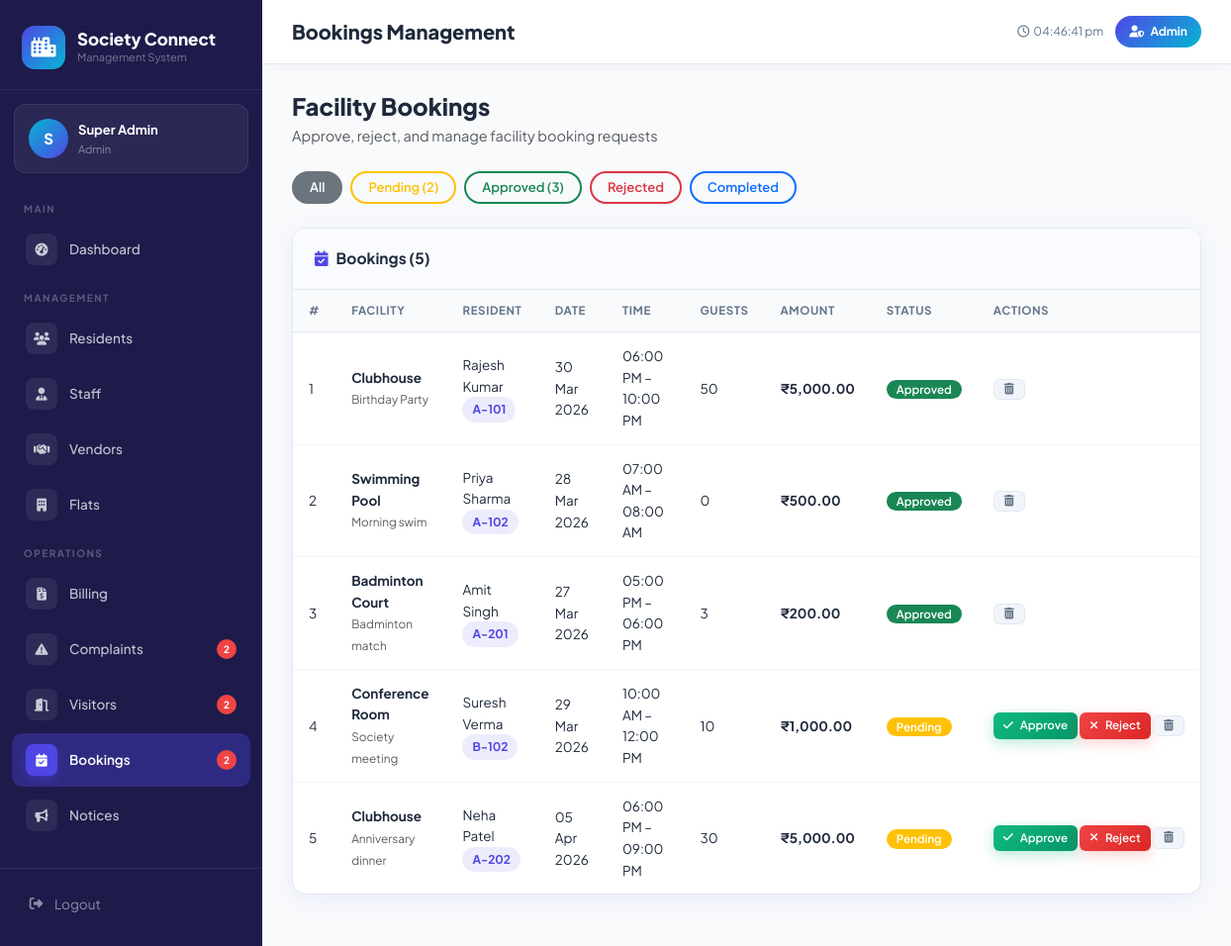
The app's page /admin/bookings.php (signed in) with its own data.
### tables this page shows
CREATE TABLE `bookings` (
  `id`           INT          UNSIGNED AUTO_INCREMENT PRIMARY KEY,
  `facility_id`  INT          UNSIGNED NOT NULL,
  `resident_id`  INT          UNSIGNED NOT NULL,
  `flat_id`      INT          UNSIGNED NOT NULL,
  `booking_date` DATE         NOT NULL,
  `start_time`   TIME         NOT NULL,
  `end_time`     TIME         NOT NULL,
  `guests_count` INT          DEFAULT 0,
  `purpose`      VARCHAR(200) DEFAULT NULL,
  `status`       ENUM('pending','approved','rejected','cancelled','completed') DEFAULT 'pending',
  `amount`       DECIMAL(10,2) DEFAULT 0.00,
  `notes`        TEXT         DEFAULT NULL,
  `created_at`   TIMESTAMP    DEFAULT CURRENT_TIMESTAMP,
  FOREIGN KEY (`facility_id`)  REFERENCES `facilities`(`id`) ON DELETE CASCADE,
  FOREIGN KEY (`resident_id`)  REFERENCES `residents`(`id`)  ON DELETE CASCADE,
  FOREIGN KEY (`flat_id`)      REFERENCES `flats`(`id`)      ON DELETE CASCADE
);

CREATE TABLE `facilities` (
  `id`           INT          UNSIGNED AUTO_INCREMENT PRIMARY KEY,
  `name`         VARCHAR(150) NOT NULL,
  `description`  TEXT         DEFAULT NULL,
  `capacity`     INT          DEFAULT 0,
  `charges`      DECIMAL(10,2) DEFAULT 0.00,
  `open_time`    TIME         DEFAULT '06:00:00',
  `close_time`   TIME         DEFAULT '22:00:00',
  `status`       ENUM('available','maintenance','closed') DEFAULT 'available',
  `image_url`    VARCHAR(500) DEFAULT NULL
);

CREATE TABLE `users` (
  `id`          INT          UNSIGNED AUTO_INCREMENT PRIMARY KEY,
  `name`        VARCHAR(100) NOT NULL,
  `email`       VARCHAR(150) NOT NULL UNIQUE,
  `password`    VARCHAR(255) NOT NULL,
  `role`        ENUM('admin','resident','staff') NOT NULL DEFAULT 'resident',
  `phone`       VARCHAR(20)  DEFAULT NULL,
  `avatar`      VARCHAR(255) DEFAULT NULL,
  `status`      ENUM('active','inactive') DEFAULT 'active',
  `last_login`  DATETIME     DEFAULT NULL,
  `created_at`  TIMESTAMP    DEFAULT CURRENT_TIMESTAMP,
  `updated_at`  TIMESTAMP    DEFAULT CURRENT_TIMESTAMP ON UPDATE CURRENT_TIMESTAMP
);

CREATE TABLE `flats` (
  `id`          INT          UNSIGNED AUTO_INCREMENT PRIMARY KEY,
  `flat_no`     VARCHAR(20)  NOT NULL,
  `block`       VARCHAR(10)  NOT NULL,
  `floor`       TINYINT      NOT NULL DEFAULT 0,
  `type`        ENUM('1BHK','2BHK','3BHK','4BHK','Penthouse') DEFAULT '2BHK',
  `area_sqft`   INT          DEFAULT 0,
  `status`      ENUM('occupied','vacant','under_maintenance') DEFAULT 'vacant',
  `created_at`  TIMESTAMP    DEFAULT CURRENT_TIMESTAMP
);

### admin/bookings.php (the view, shortened to what this page needs)
<?php
require_once '../config/db.php';
$db = getDB();
$filterStatus = $_GET['status'] ?? 'all';
$sql = "SELECT bk.*, f.name as facility_name, fl.flat_no, u.name as resident_name
        FROM bookings bk
        JOIN facilities f ON bk.facility_id = f.id
        JOIN flats fl ON bk.flat_id = fl.id
        JOIN residents r ON bk.resident_id = r.id
        JOIN users u ON r.user_id = u.id";
$sql .= " ORDER BY bk.created_at DESC";
$bookings = $db->query($sql)->fetchAll();
$counts = $db->query("SELECT status, COUNT(*) cnt FROM bookings GROUP BY status")->fetchAll(PDO::FETCH_KEY_PAIR);
$pageTitle = 'Bookings Management';
$activePage= 'bookings';
require_once '../includes/header.php';
?>
<div class="d-flex align-items-center justify-content-between mb-4">
    <div>
        <h4 class="fw-800 mb-1">Facility Bookings</h4>
        <p class="text-muted mb-0">Approve, reject, and manage facility booking requests</p>
    </div>
</div>
<div class="d-flex flex-wrap gap-2 mb-4">
    <?php
    $tabs = ['all'=>['All','secondary'],'pending'=>['Pending','warning'],'approved'=>['Approved','success'],'rejected'=>['Rejected','danger'],'completed'=>['Completed','primary']];
    foreach ($tabs as $val => [$label,$color]): ?>
    <a href="?status=<?= $val ?>"
       class="badge bg-<?= $filterStatus===$val?$color:'light' ?> text-<?= $filterStatus===$val?'white':$color ?>"
       style="font-size:13px;padding:8px 16px;border:2px solid var(--bs-<?= $color ?>);text-decoration:none;">
        <?= $label ?>
        <?php if ($val !== 'all' && isset($counts[$val])): ?>(<?= $counts[$val] ?>)<?php endif; ?>
    </a>
    <?php endforeach; ?>
</div>
<div class="sc-card">
    <div class="sc-card-header">
        <div class="sc-card-title"><i class="fa-solid fa-calendar-check"></i> Bookings (<?= count($bookings) ?>)</div>
    </div>
    <div class="table-responsive">
        <?php if (empty($bookings)): ?>
        <div class="empty-state"><div class="empty-icon"><i class="fa-regular fa-calendar"></i></div><h5>No Bookings Found</h5></div>
        <?php else: ?>
        <table class="table-sc">
            <thead>
                <tr><th>#</th><th>Facility</th><th>Resident</th><th>Date</th><th>Time</th><th>Guests</th><th>Amount</th><th>Status</th><th>Actions</th></tr>
            </thead>
            <tbody>
            <?php foreach ($bookings as $i => $b): ?>
            <tr>
                <td><?= $i+1 ?></td>
                <td>
                    <div class="fw-700"><?= e($b['facility_name']) ?></div>
                    <small class="text-muted"><?= e($b['purpose'] ?: '—') ?></small>
                </td>
                <td>
                    <div class="fw-600"><?= e($b['resident_name']) ?></div>
                    <span class="flat-pill"><?= e($b['flat_no']) ?></span>
                </td>
                <td><?= date('d M Y', strtotime($b['booking_date'])) ?></td>
                <td><?= date('h:i A', strtotime($b['start_time'])) ?> – <?= date('h:i A', strtotime($b['end_time'])) ?></td>
                <td><?= $b['guests_count'] ?></td>
                <td class="fw-700"><?= formatCurrency($b['amount']) ?></td>
                <td><?= statusBadge($b['status']) ?></td>
                <td style="white-space:nowrap;">
                    <?php if ($b['status'] === 'pending'): ?>
                    <a href="?approve=<?= $b['id'] ?>&status=<?= $filterStatus ?>"
                       class="btn-sc success xs" data-confirm="Approve this booking?">
                        <i class="fa-solid fa-check"></i> Approve
                    </a>
                    <a href="?reject=<?= $b['id'] ?>&status=<?= $filterStatus ?>"
                       class="btn-sc danger xs" data-confirm="Reject this booking?">
                        <i class="fa-solid fa-xmark"></i> Reject
                    </a>
                    <?php endif; ?>
                    <a href="?delete=<?= $b['id'] ?>&status=<?= $filterStatus ?>"
                       class="btn-sc light xs" data-confirm="Delete this booking record?">
                        <i class="fa-solid fa-trash-can"></i>
                    </a>
                </td>
            </tr>
            <?php endforeach; ?>
            </tbody>
        </table>
        <?php endif; ?>
    </div>
</div>
<?php require_once '../includes/footer.php'; ?>

### includes/header.php (shortened to what this page needs)
<!DOCTYPE html>
<html lang="en">
<head>
    <link href="https://cdn.jsdelivr.net/npm/bootstrap@5.3.2/dist/css/bootstrap.min.css" rel="stylesheet">
    <link href="https://cdnjs.cloudflare.com/ajax/libs/font-awesome/6.5.1/css/all.min.css" rel="stylesheet">
    <link href="<?= BASE_URL ?>/assets/css/style.css" rel="stylesheet">
</head>
<body>
<div class="app-layout">
    <?php require_once dirname(__DIR__) . '/includes/sidebar.php'; ?>
    <div class="main-content">
        <header class="topbar">
            <div>
                <div class="topbar-title"><?= e($pageTitle ?? 'Dashboard') ?></div>
            </div>
            <div class="topbar-actions">
                <span class="topbar-time"><i class="fa-regular fa-clock me-1"></i><span id="topbarClock"></span></span>
                <span class="topbar-badge">
                    <i class="fa-solid fa-user-shield me-1"></i>
                    <?= ucfirst(currentUser()['role']) ?>
                </span>
            </div>
        </header>
        <div class="page-body">

### includes/sidebar.php (shortened to what this page needs)
<?php
$user       = currentUser();
$userRole   = $user['role'];
$userName   = $user['name'];
$userInitial= strtoupper(substr($userName, 0, 1));
$db           = getDB();
$pendingComplaints = 0;
$pendingBookings   = 0;
$activeVisitors    = 0;
try {
    if ($userRole === 'admin') {
        $pendingComplaints = $db->query("SELECT COUNT(*) FROM complaints WHERE status='open'")->fetchColumn();
        $pendingBookings   = $db->query("SELECT COUNT(*) FROM bookings WHERE status='pending'")->fetchColumn();
        $activeVisitors    = $db->query("SELECT COUNT(*) FROM visitors WHERE status='inside'")->fetchColumn();
    }
} catch (Exception $e) {}
$adminNav = [
    'main' => [
        ['href' => BASE_URL . '/admin/index.php',     'icon' => 'gauge-high',       'label' => 'Dashboard',    'page' => 'dashboard'],
    ],
    'management' => [
        ['href' => BASE_URL . '/admin/residents.php', 'icon' => 'users',            'label' => 'Residents',    'page' => 'residents'],
        ['href' => BASE_URL . '/admin/staff.php',     'icon' => 'user-tie',         'label' => 'Staff',        'page' => 'staff'],
        ['href' => BASE_URL . '/admin/vendors.php',   'icon' => 'handshake',        'label' => 'Vendors',      'page' => 'vendors'],
        ['href' => BASE_URL . '/admin/flats.php',     'icon' => 'building',         'label' => 'Flats',        'page' => 'flats'],
    ],
    'operations' => [
        ['href' => BASE_URL . '/admin/billing.php',   'icon' => 'file-invoice-dollar','label' => 'Billing',    'page' => 'billing'],
        ['href' => BASE_URL . '/admin/complaints.php','icon' => 'triangle-exclamation','label' => 'Complaints', 'page' => 'complaints', 'badge' => $pendingComplaints],
        ['href' => BASE_URL . '/admin/visitors.php',  'icon' => 'door-open',        'label' => 'Visitors',     'page' => 'visitors', 'badge' => $activeVisitors],
        ['href' => BASE_URL . '/admin/bookings.php',  'icon' => 'calendar-check',   'label' => 'Bookings',     'page' => 'bookings', 'badge' => $pendingBookings],
        ['href' => BASE_URL . '/admin/notices.php',   'icon' => 'bullhorn',         'label' => 'Notices',      'page' => 'notices'],
    ],
];
$userNav = [
    'main' => [
        ['href' => BASE_URL . '/user/index.php',      'icon' => 'gauge-high',       'label' => 'Dashboard',    'page' => 'dashboard'],
        ['href' => BASE_URL . '/user/profile.php',    'icon' => 'user-circle',      'label' => 'My Profile',   'page' => 'profile'],
    ],
    'services' => [
        ['href' => BASE_URL . '/user/billing.php',    'icon' => 'file-invoice-dollar','label' => 'My Bills',   'page' => 'billing'],
        ['href' => BASE_URL . '/user/complaints.php', 'icon' => 'triangle-exclamation','label' => 'Complaints','page' => 'complaints'],
        ['href' => BASE_URL . '/user/bookings.php',   'icon' => 'calendar-check',   'label' => 'Book Facility','page' => 'bookings'],
        ['href' => BASE_URL . '/user/visitors.php',   'icon' => 'door-open',        'label' => 'Visitors',     'page' => 'visitors'],
        ['href' => BASE_URL . '/user/notices.php',    'icon' => 'bullhorn',         'label' => 'Notices',      'page' => 'notices'],
    ],
];
$staffNav = [
    'main' => [
        ['href' => BASE_URL . '/staff/index.php',        'icon' => 'gauge-high',    'label' => 'Dashboard',    'page' => 'dashboard'],
        ['href' => BASE_URL . '/staff/complaints.php',   'icon' => 'triangle-exclamation','label'=>'My Tasks', 'page' => 'complaints', 'badge' => $pendingComplaints],
        ['href' => BASE_URL . '/staff/visitors.php',     'icon' => 'door-open',     'label' => 'Visitors',     'page' => 'visitors'],
    ],
];
$nav = match($userRole) {
    'admin'    => $adminNav,
    'staff'    => $staffNav,
    default    => $userNav,
};
function renderNavItem(array $item, string $activePage): string {
    $isActive = ($activePage === ($item['page'] ?? '')) ? 'active' : '';
    $badge    = !empty($item['badge']) && $item['badge'] > 0
        ? '<span class="nav-badge-count">' . $item['badge'] . '</span>'
        : '';
    return '
    <a href="' . e($item['href']) . '" class="nav-link-custom ' . $isActive . '">
        <span class="nav-icon"><i class="fa-solid fa-' . e($item['icon']) . '"></i></span>
        <span>' . e($item['label']) . '</span>
        ' . $badge . '
    </a>';
}
?>
<aside class="sidebar">
    <div class="sidebar-brand">
        <div class="brand-wrapper">
            <div class="brand-icon-sidebar">
                <i class="fa-solid fa-city"></i>
            </div>
            <div>
                <div class="brand-name">Society Connect</div>
                <div class="brand-sub">Management System</div>
            </div>
        </div>
    </div>
    <div class="sidebar-user-card">
        <div class="user-avatar-sm"><?= $userInitial ?></div>
        <div class="user-info-sm">
            <div class="user-name-sm"><?= e($userName) ?></div>
            <div class="user-role-sm"><?= ucfirst($userRole) ?></div>
        </div>
    </div>
    <nav class="sidebar-nav">
        <?php foreach ($nav as $section => $items): ?>
            <div class="nav-section-label"><?= ucfirst($section) ?></div>
            <?php foreach ($items as $item): ?>
                <?= renderNavItem($item, $activePage ?? '') ?>
            <?php endforeach; ?>
        <?php endforeach; ?>
    </nav>
    <div class="sidebar-footer">
        <a href="<?= BASE_URL ?>/logout.php" class="btn-logout-sidebar"
           data-confirm="Are you sure you want to logout?">
            <i class="fa-solid fa-right-from-bracket fa-fw"></i>
            <span>Logout</span>
        </a>
    </div>
</aside>

### config/db.php (shortened to what this page needs)
<?php
function currentUser(): array {
    return [
        'id'   => $_SESSION['user_id']   ?? 0,
        'name' => $_SESSION['user_name'] ?? '',
        'role' => $_SESSION['user_role'] ?? '',
        'email'=> $_SESSION['user_email']?? '',
    ];
}
function e(mixed $val): string {
    return htmlspecialchars((string)$val, ENT_QUOTES, 'UTF-8');
}
function statusBadge(string $status, string $type = 'general'): string {
    $map = [
        'paid'        => 'success',
        'pending'     => 'warning',
        'overdue'     => 'danger',
        'waived'      => 'secondary',
        'open'        => 'danger',
        'assigned'    => 'warning',
        'in_progress' => 'info',
        'resolved'    => 'success',
        'closed'      => 'secondary',
        'approved'    => 'success',
        'rejected'    => 'danger',
        'cancelled'   => 'secondary',
        'completed'   => 'primary',
        'inside'      => 'success',
        'exited'      => 'secondary',
        'pre_approved'=> 'info',
        'active'      => 'success',
        'inactive'    => 'secondary',
        'available'   => 'success',
        'maintenance' => 'warning',
        'closed'      => 'danger',
        'occupied'    => 'primary',
        'vacant'      => 'success',
        'under_maintenance' => 'warning',
        'low'         => 'secondary',
        'medium'      => 'info',
        'high'        => 'warning',
        'critical'    => 'danger',
    ];
    $cls   = $map[$status] ?? 'secondary';
    $label = ucfirst(str_replace('_', ' ', $status));
    return "<span class=\"badge bg-{$cls}\">{$label}</span>";
}
function formatCurrency(float $amount): string {
    return '₹' . number_format($amount, 2);
}

### includes/footer.php (shortened to what this page needs)
        </div>
    </div>
</div>
</body>
</html>

### records on screen
bookings: facility.name "Clubhouse", purpose "Birthday Party", users.name "Rajesh Kumar", flat.flat_no "A-101", booking_date "30 Mar 2026", start_time "06:00 PM", end_time "10:00 PM", guests_count "50", amount "₹5,000.00", status "Approved"
bookings: facility.name "Swimming Pool", purpose "Morning swim", users.name "Priya Sharma", flat.flat_no "A-102", booking_date "28 Mar 2026", start_time "07:00 AM", end_time "08:00 AM", guests_count "0", amount "₹500.00", status "Approved"
bookings: facility.name "Badminton Court", purpose "Badminton match", users.name "Amit Singh", flat.flat_no "A-201", booking_date "27 Mar 2026", start_time "05:00 PM", end_time "06:00 PM", guests_count "3", amount "₹200.00", status "Approved"
bookings: facility.name "Conference Room", purpose "Society meeting", users.name "Suresh Verma", flat.flat_no "B-102", booking_date "29 Mar 2026", start_time "10:00 AM", end_time "12:00 PM", guests_count "10", amount "₹1,000.00", status "Pending"
bookings: facility.name "Clubhouse", purpose "Anniversary dinner", users.name "Neha Patel", flat.flat_no "A-202", booking_date "05 Apr 2026", start_time "06:00 PM", end_time "09:00 PM", guests_count "30", amount "₹5,000.00", status "Pending"

### other values on screen
$userInitial "S"
$userName "Super Admin"
$userRole "Admin"
$section "MAIN"
$item['label'] "Dashboard"
$section "MANAGEMENT"
$item['label'] "Residents"
$item['label'] "Staff"
$item['label'] "Vendors"
$item['label'] "Flats"
$section "OPERATIONS"
$item['label'] "Billing"
$item['label'] "Complaints"
$item['badge'] "2"
$item['label'] "Visitors"
